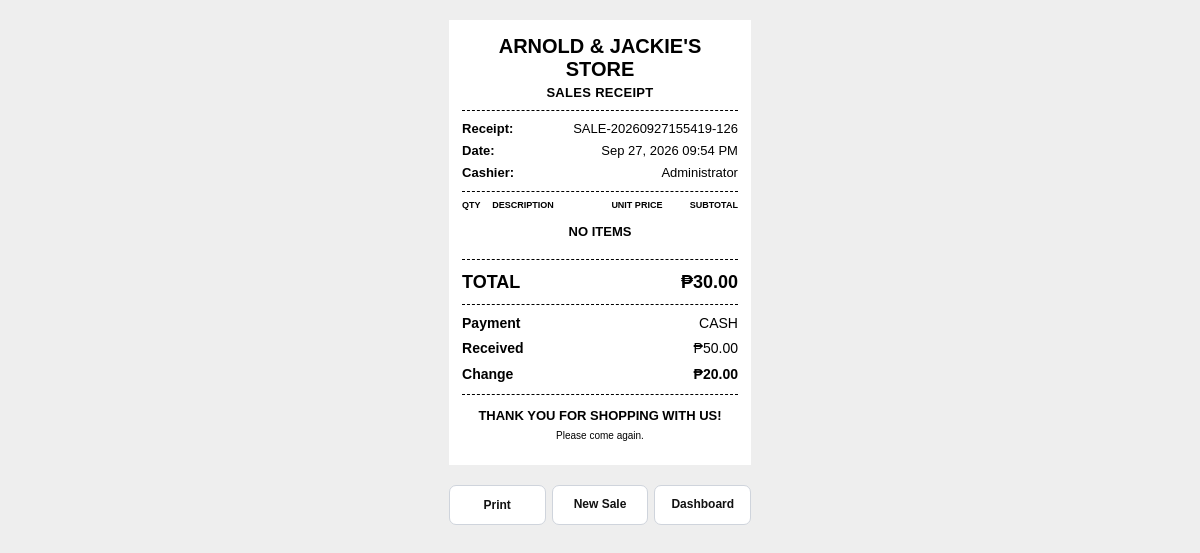
The app's page /pos/receipt.php?id=1 (signed in) with its own data.
### tables this page shows
CREATE TABLE `sales` (
  `id` bigint(20) unsigned NOT NULL AUTO_INCREMENT,
  `sale_number` varchar(30) NOT NULL,
  `sale_date` datetime NOT NULL DEFAULT current_timestamp(),
  `subtotal` decimal(12,2) NOT NULL DEFAULT 0.00,
  `discount` decimal(12,2) NOT NULL DEFAULT 0.00,
  `total` decimal(12,2) NOT NULL DEFAULT 0.00,
  `total_cost` decimal(12,2) NOT NULL DEFAULT 0.00,
  `total_profit` decimal(12,2) NOT NULL DEFAULT 0.00,
  `payment_method` enum('cash','gcash','maya') NOT NULL DEFAULT 'cash',
  `amount_received` decimal(12,2) NOT NULL DEFAULT 0.00,
  `change_amount` decimal(12,2) NOT NULL DEFAULT 0.00,
  `user_id` int(10) unsigned DEFAULT NULL,
  `created_at` timestamp NOT NULL DEFAULT current_timestamp(),
  PRIMARY KEY (`id`),
  UNIQUE KEY `sale_number` (`sale_number`),
  KEY `fk_sales_user` (`user_id`),
  CONSTRAINT `fk_sales_user` FOREIGN KEY (`user_id`) REFERENCES `users` (`id`) ON DELETE SET NULL ON UPDATE CASCADE
);

CREATE TABLE `users` (
  `id` int(10) unsigned NOT NULL AUTO_INCREMENT,
  `username` varchar(50) NOT NULL,
  `password` varchar(255) NOT NULL,
  `full_name` varchar(100) NOT NULL,
  `role` enum('admin','cashier','staff') NOT NULL DEFAULT 'staff',
  `is_active` tinyint(1) NOT NULL DEFAULT 1,
  `created_at` timestamp NOT NULL DEFAULT current_timestamp(),
  PRIMARY KEY (`id`),
  UNIQUE KEY `username` (`username`)
);

### pos/receipt.php (the view, shortened to what this page needs)
<?php
require_once '../config/auth.php';
$id = (int)($_GET['id'] ?? 0);
$stmt = $pdo->prepare("
    SELECT
        s.*,
        u.full_name
    FROM sales s
    LEFT JOIN users u
        ON u.id = s.user_id
    WHERE s.id = ?
    LIMIT 1
");
$stmt->execute([$id]);
$sale = $stmt->fetch(PDO::FETCH_ASSOC);
$stmt = $pdo->prepare("
    SELECT
        *
    FROM sale_items
    WHERE sale_id = ?
    ORDER BY id ASC
");
$stmt->execute([$id]);
$items = $stmt->fetchAll(PDO::FETCH_ASSOC);
function money($amount)
{
    return '₱' . number_format((float)$amount, 2);
}
function paymentLabel($payment)
{
    $payment = strtolower(trim((string)$payment));
    return match ($payment) {
        'gcash' => 'GCASH',
        'maya'  => 'MAYA',
        'cash'  => 'CASH',
        default => strtoupper($payment)
    };
}
$cashier = trim((string)($sale['full_name'] ?? ''));
?>
<!doctype html>
<html lang="en">
<head>
</head>
<body>
    <div class="receipt">
        <div class="store-name">
            ARNOLD &amp; JACKIE'S STORE
        </div>
        <div class="receipt-title">
            SALES RECEIPT
        </div>
        <hr class="divider">
        <div class="info-row">
            <span class="info-label">
                Receipt:
            </span>
            <span class="info-value">
                <?= htmlspecialchars(
                    $sale['sale_number'],
                    ENT_QUOTES,
                    'UTF-8'
                ) ?>
            </span>
        </div>
        <div class="info-row">
            <span class="info-label">
                Date:
            </span>
            <span class="info-value">
                <?= date(
                    'M d, Y h:i A',
                    strtotime($sale['sale_date'])
                ) ?>
            </span>
        </div>
        <div class="info-row">
            <span class="info-label">
                Cashier:
            </span>
            <span class="info-value">
                <?= htmlspecialchars(
                    $cashier,
                    ENT_QUOTES,
                    'UTF-8'
                ) ?>
            </span>
        </div>
        <hr class="divider">
        <div class="item-header">
            <div class="item-header-qty">
                QTY
            </div>
            <div class="item-header-description">
                DESCRIPTION
            </div>
            <div class="item-header-price">
                UNIT PRICE
            </div>
            <div class="item-header-subtotal">
                SUBTOTAL
            </div>
        </div>
        <?php if ($items): ?>
            <?php foreach ($items as $item): ?>
                <div class="item-row">
                    <div class="item-qty">
                        <?= cleanQty(
                            $item['quantity']
                        ) ?>
                    </div>
                    <div class="item-description">
                        <?= htmlspecialchars(
                            $item['product_name'],
                            ENT_QUOTES,
                            'UTF-8'
                        ) ?>
                    </div>
                    <div class="item-unit-price">
                        <?= money(
                            $item['selling_price']
                        ) ?>
                    </div>
                    <div class="item-subtotal">
                        <?= money(
                            $item['subtotal']
                        ) ?>
                    </div>
                </div>
            <?php endforeach; ?>
        <?php else: ?>
            <div
                style="
                    text-align: center;
                    padding: 8px 0;
                    font-weight: 700;
                    font-size: 13px;
                ">
                NO ITEMS
            </div>
        <?php endif; ?>
        <hr class="divider">
        <div class="total-row">
            <span class="total-label">
                TOTAL
            </span>
            <span class="total-value">
                <?= money(
                    $sale['total']
                ) ?>
            </span>
        </div>
        <hr class="divider">
        <div class="payment-section">
            <div class="payment-row">
                <span>
                    Payment
                </span>
                <span>
                    <?= paymentLabel(
                        $sale['payment_method']
                    ) ?>
                </span>
            </div>
            <div class="payment-row">
                <span>
                    Received
                </span>
                <span>
                    <?= money(
                        $sale['amount_received']
                    ) ?>
                </span>
            </div>
            <div class="payment-row change-row">
                <span>
                    Change
                </span>
                <span>
                    <?= money(
                        $sale['change_amount']
                    ) ?>
                </span>
            </div>
        </div>
        <hr class="divider">
        <div class="footer">
            <div class="thank-you">
                THANK YOU FOR SHOPPING WITH US!
            </div>
            <div class="footer-small">
                Please come again.
            </div>
        </div>
    </div>
    <div class="print-actions">
        <button
            type="button"
            onclick="window.print()">
            Print
        </button>
        <a href="index.php">
            New Sale
        </a>
        <a href="../dashboard.php">
            Dashboard
        </a>
    </div>
</body>
</html>

### pos/receipt.php (style rules this page uses)
* { box-sizing: border-box; }
html, body { margin: 0; padding: 0; }
body { background: #eeeeee; font-family: Tahoma, Arial, Helvetica, sans-serif; color: #000000; font-size: 14px; line-height: 1.45; }
.receipt { width: 80mm; max-width: 80mm; margin: 20px auto; padding: 4mm 3.5mm 6mm; background: #ffffff; color: #000000; }
.store-name { margin: 0; text-align: center; font-family: Tahoma, Arial, Helvetica, sans-serif; font-size: 20px; font-weight: 900; line-height: 1.15; letter-spacing: 0; }
.receipt-title { margin-top: 4px; text-align: center; font-size: 13px; font-weight: 700; line-height: 1.2; letter-spacing: .3px; }
.divider { border: 0; border-top: 1px dashed #000000; margin: 9px 0; }
.info-row { display: flex; justify-content: space-between; align-items: flex-start; gap: 8px; margin: 4px 0; font-size: 13px; line-height: 1.4; }
.info-label { flex: 0 0 auto; font-weight: 700; white-space: nowrap; }
.info-value { flex: 1; min-width: 0; text-align: right; font-weight: 400; overflow-wrap: anywhere; }
.item-header { display: grid; grid-template-columns: 7mm minmax(0, 1fr) 19mm 19mm; column-gap: 1mm; align-items: end; padding-bottom: 4px; font-size: 9px; font-weight: 900; line-height: 1.1; text-transform: uppercase; }
.item-header-qty { text-align: left; }
.item-header-description { text-align: left; }
.item-header-price { text-align: right; }
.item-header-subtotal { text-align: right; }
.total-row { display: flex; justify-content: space-between; align-items: baseline; gap: 10px; margin: 7px 0; }
.total-label { font-size: 18px; font-weight: 900; }
.total-value { font-size: 18px; font-weight: 900; white-space: nowrap; }
.payment-section { margin-top: 4px; }
.payment-row { display: flex; justify-content: space-between; align-items: baseline; gap: 10px; margin: 5px 0; font-size: 14px; line-height: 1.4; }
.payment-row span:first-child { font-weight: 700; }
.payment-row span:last-child { text-align: right; white-space: nowrap; font-weight: 500; }
.change-row { margin-top: 7px; }
.change-row span:first-child, .change-row span:last-child { font-weight: 900; }
.footer { margin-top: 12px; text-align: center; }
.thank-you { font-size: 13px; font-weight: 900; line-height: 1.35; }
.footer-small { margin-top: 5px; font-size: 10px; font-weight: 400; line-height: 1.3; }
.print-actions { width: 80mm; max-width: 80mm; margin: 0 auto 20px; display: flex; gap: 6px; }
.print-actions button, .print-actions a { flex: 1; min-width: 0; min-height: 40px; display: inline-flex; align-items: center; justify-content: center; padding: 8px 10px; border: 1px solid #cfd4dc; border-radius: 7px; background: #ffffff; color: #111111; font-family: Tahoma, Arial, Helvetica, sans-serif; font-size: 12px; font-weight: 700; text-decoration: none; cursor: pointer; }

### records on screen
sales: sale_number "SALE-20260927155419-126", sale_date "Sep 27, 2026 09:54 PM", user.full_name "Administrator", total "₱30.00", payment_method "CASH", amount_received "₱50.00", change_amount "₱20.00"
